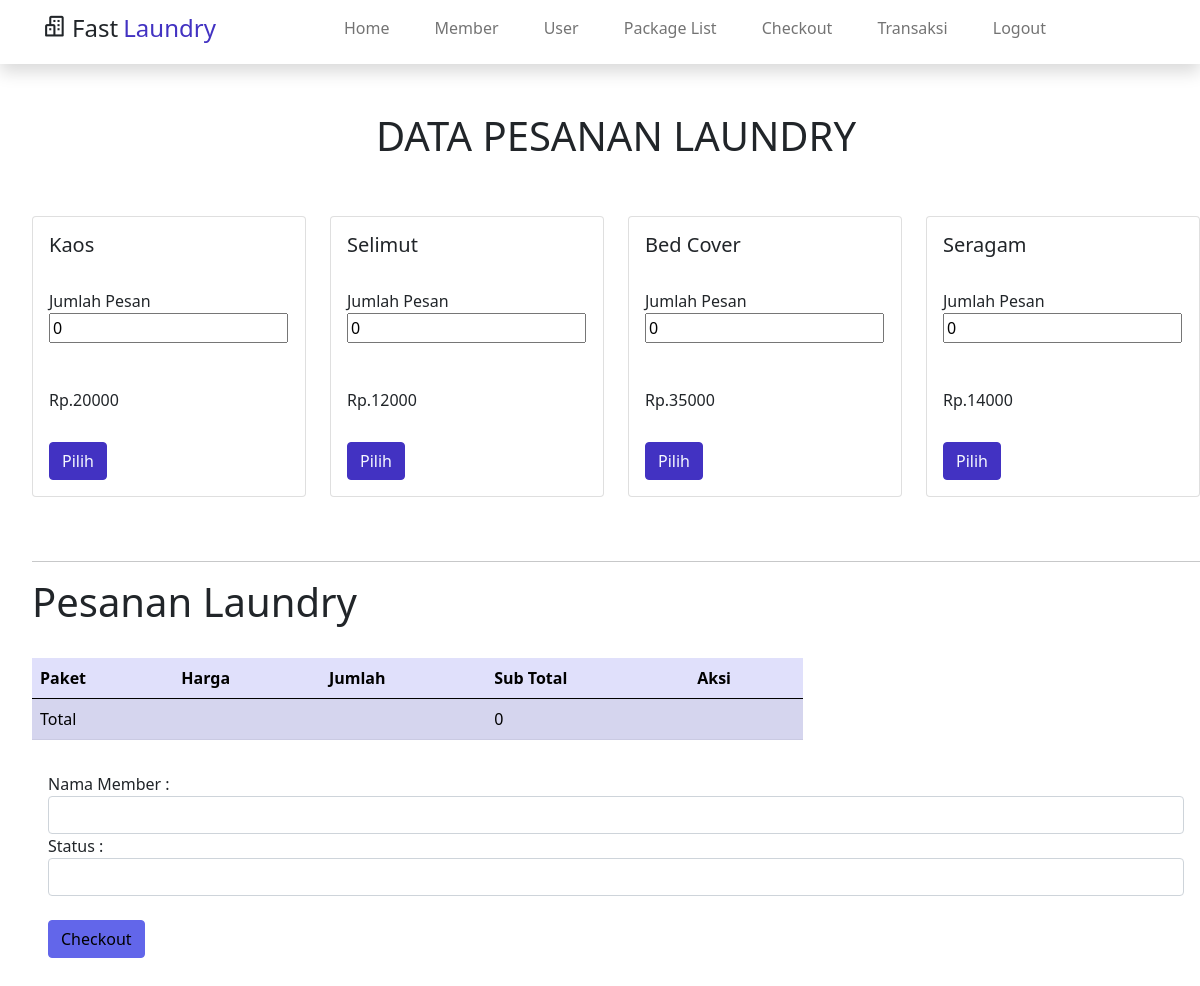
Page /pesan.php (signed in) on the committed database.
### tables this page shows
CREATE TABLE `paket` (
  `id` int(11) NOT NULL,
  `jenis` enum('Seragam','Selimut','Bed Cover','Kaos') NOT NULL,
  `harga` int(11) NOT NULL,
  `foto` varchar(225) NOT NULL
);

### pesan.php (the view, shortened to what this page needs)
<?php
include "header.php";
?>
<br>
<ul>
    <br>
    <h3>
    <center><small class="display-6">DATA PESANAN LAUNDRY</small></center>
    </h3>
    <br>
    <br>
    <div class="row">
        <?php
        include "koneksi.php";
        $qry_paket = mysqli_query($conn, "select * from paket");
        while ($dt_paket = mysqli_fetch_array($qry_paket)) {
        ?>
            <br>
            <div class="col-md-3">
                <div class="card">
                    <div class="card-body">
                        <form method="post" action="proses_tambah_keranjang.php">
                            <h5 class="card-title"><?= $dt_paket['jenis'] ?></h5>
                            <br>
                            <tr>
                                <td>Jumlah Pesan</td>
                                <td><input type="number" name="jumlah_pesan" value="0"></td>
                            </tr>
                            <br>
                            <br>
                            <br>
                            <h6 class="card-text">Rp.<?= substr($dt_paket['harga'], 0, 500) ?></h6>
                            <br>
                            <input class="btn btn-primary" type="submit" value="Pilih">
                        </form>
                    </div>
                </div>
            </div>
        <?php
        }
        ?>
    </div>
    <br>
    <br>
    <hr>
    <h3>
    <small class="display-6">Pesanan Laundry</small>
    </h3>
    <br>
    <div class="row">
        <div class="col-md-8">
            <form action="histori_pembelian.php?id_paket=<?= $dt_paket['id'] ?>" method="post">
                <table class="table table-secondary table-striped">
                    <thead>
                        <tr>
                            <th>Paket</th>
                            <th>Harga</th>
                            <th>Jumlah</th>
                            <th>Sub Total</th>
                            <th>Aksi</th>
                        </tr>
                    </thead>
                    <tbody>
                        <?php
                        $total = 0;
                        ?>
                        <tr>
                            <td colspan="3">Total</td>
                            <td><?= $total ?></td>
                            <td colspan="4">
                        </tr>
                    </tbody>
                </table>
            </form>
        </div>
    </div>
    <div class="card-body">
        <form action="checkout.php" method="post">
            <div class="mb-3">
                    Nama Member :
                    <select name="nama" class="form-control">
                        <option></option>
                        <?php
                            $qry_member=mysqli_query($conn,"select * from member");
                            while($data_member=mysqli_fetch_array($qry_member)){
                        ?>
                        <option value="<?=$data_member['id']?>"><?=$data_member['nama']?></option>
                        <?php
                            }
                        ?>
                    </select>
                    Status :
                    <?php
                        $arr_status=array('dibayar'=>'Dibayar','belum_dibayar'=>'Belum Dibayar');
                    ?>
                    <select name="status" class="form-control">
                        <option></option>
                        <?php foreach ($arr_status as $key_status => $val_status):?>
                        <option value="<?=$key_status?>"><?=$val_status?></option>
                        <?php endforeach ?>
                    </select>
                <br>
                <input class="btn btn-secondary me-md-2" type="submit" value="Checkout">
            </div>
        </form>
    </div>

### assets/css/templatemo.css (style rules this page uses)
html { font-family: 'Open Sans', sans-serif; }

### rows in the picture
paket: jenis "Kaos", harga "20000"
paket: jenis "Selimut", harga "12000"
paket: jenis "Bed Cover", harga "35000"
paket: jenis "Seragam", harga "14000"

### other values in the picture
$total "0"
